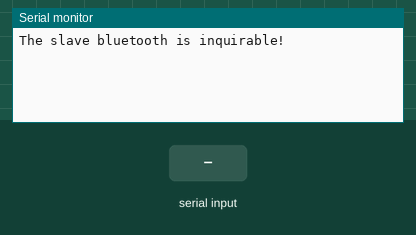
This sketch was run on a simulated Arduino Uno, built with avr-gcc and run on an emulated ATmega328P. Shown: the last lines printed to the serial monitor. The test bench sets the inputs (shaded band).

Above: at 5.2 s.
5.3 s: "q" received over the second serial link
At 6.5 s:
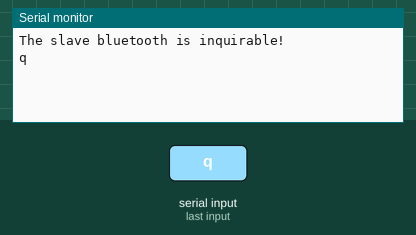
6.8 s: "1" received over the second serial link
At 8.3 s:
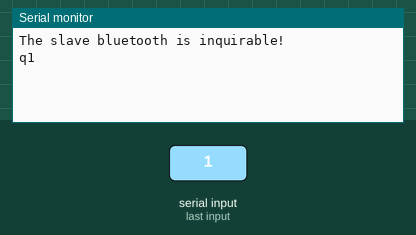

Measured:
- after the input at 5.3 s, the serial monitor: prints a new line at once (image 1)
- after the input at 6.8 s, the serial monitor: prints a new line after 0.50 s (image 2)

The sketch:

Slave_edit3.ino
```cpp
#include <SoftwareSerial.h>   //Software Serial Port
#define RxD 6
#define TxD 7                  // Software serial pins


//define variables to hold the integer value of the recived data
int datain=0;


SoftwareSerial blueToothSerial(RxD,TxD);

void setupBlueToothConnection()
{
  blueToothSerial.begin(38400); //Set BluetoothBee BaudRate to default baud rate 38400
  blueToothSerial.print("\r\n+STWMOD=0\r\n"); //set the bluetooth work in slave mode
  blueToothSerial.print("\r\n+STNA=SeeedBTSlave\r\n"); //set the bluetooth name as "SeeedBTSlave"
  blueToothSerial.print("\r\n+STPIN=0000\r\n");//Set SLAVE pincode"0000"
  blueToothSerial.print("\r\n+STOAUT=1\r\n"); // Permit Paired device to connect me
  blueToothSerial.print("\r\n+STAUTO=0\r\n"); // Auto-connection should be forbidden here
  delay(2000); // This delay is required.
  blueToothSerial.print("\r\n+INQ=1\r\n"); //make the slave bluetooth inquirable
  Serial.println("The slave bluetooth is inquirable!");
  delay(2000); // This delay is required.
  blueToothSerial.flush();
}

void setup()
{
  Serial.begin(9600);
  pinMode(RxD, INPUT);
  pinMode(TxD, OUTPUT);
  setupBlueToothConnection();
}

//Checks if the response "OK" is received.
void CheckOK(){
  char a,b;
  while(1){
    if(int len = blueToothSerial.available()){
      a = blueToothSerial.read();
      if('O' == a){
        b = blueToothSerial.read();
        if('K' == b){
          Serial.println("BLUETOOTH OK");
          while( (a = blueToothSerial.read()) != -1){
            Serial.print(a);
          }
          break;
        }
      }
    }
  }
  while( (a = blueToothSerial.read()) != -1){
    Serial.print(a);
  }
}


//Send the command to Bluetooth Bee
void sendBlueToothCommand(char command[]){
    blueToothSerial.print(command);
    CheckOK();
}


void loop()
{
  char recvChar;
  while(1){
    if(blueToothSerial.available()){//check if there's any data sent from the remote bluetooth shield
      recvChar = blueToothSerial.read();
      Serial.print(recvChar);
    }
    if(Serial.available()){//check if there's any data sent from the local serial terminal, you can add the other applications here
      recvChar  = Serial.read();
      blueToothSerial.print(recvChar);
    }

    if(recvChar=='q')
      break;
  }

  blueToothSerial.flush();
  delay(2000);


//      blueToothSerial.println("The following data was recived from AI proccessed by the arduino and sent back");
//      blueToothSerial.print("Datain: ");
//      blueToothSerial.println(datain,DEC);

}
```
